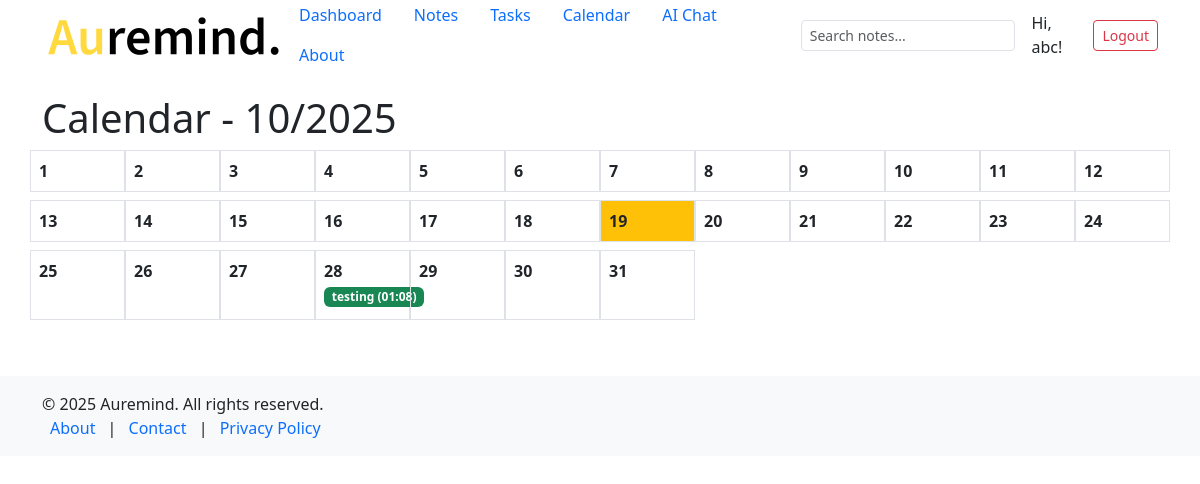
Page /calendar/ (signed in) on the earlier database version.
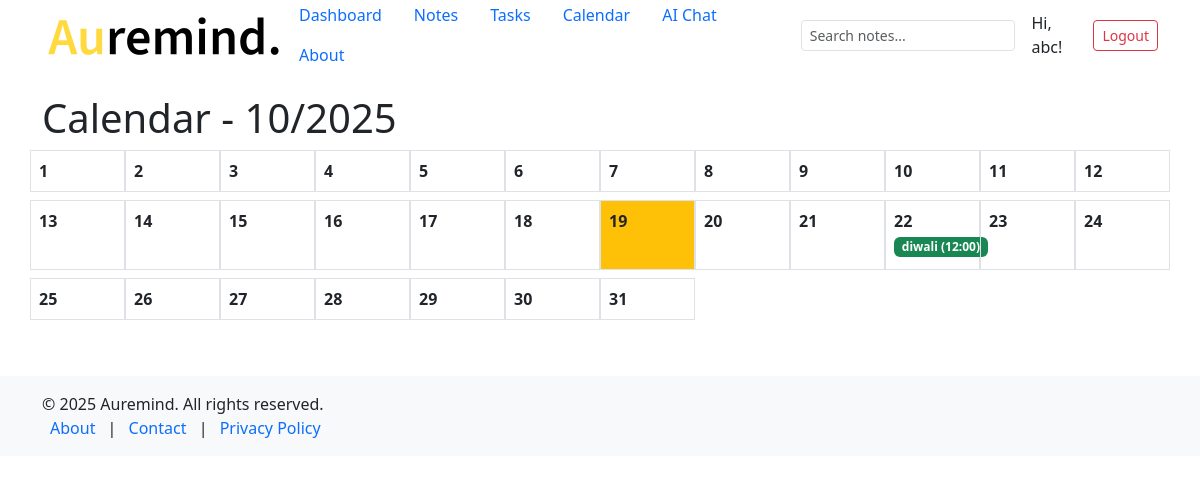
Same page on the later database version.
### notes/models.py (models this page shows, shortened)
class Task(models.Model):
    user = models.ForeignKey(User, on_delete=models.CASCADE)
    title = models.CharField(max_length=200)
    due_date = models.DateTimeField()
    created_at = models.DateTimeField(auto_now_add=True)

### notes/views.py (the view)
# urls.py: path('calendar/', views.calendar_view, name='calendar'),
@login_required
def calendar_view(request, year=None, month=None):
    today = date.today()
    year = int(year) if year else today.year
    month = int(month) if month else today.month
    tasks = Task.objects.filter(
        user=request.user,
        due_date__year=year,
        due_date__month=month
    ).order_by('due_date') # order_by also sorts by time
    calendar_tasks = {}
    for task in tasks:
        day = task.due_date.day
        if day not in calendar_tasks:
            calendar_tasks[day] = []
        calendar_tasks[day].append(task) # Add the whole task object
    total_days = monthrange(year, month)[1]
    context = {
        'year': year,
        'month': month,
        'calendar_tasks': calendar_tasks, # Pass the new task structure
        'total_days': total_days,
        'today_day': today.day if today.year == year and today.month == month else None,
    }
    return render(request, 'task/calendar.html', context)

### notes/templatetags/number_range.py (called while the page is built)
@register.filter
def to(value, arg):
    return range(value, arg + 1)

### notes/templates/task/calendar.html (shortened to what this page needs)
{% extends 'notes/base.html' %}
{% load static %}
{% load number_range %}
{% block content %}
<h1>Calendar - {{ month }}/{{ year }}</h1>
<div class="row">
  {% for day in 1|to:total_days %}
    <div class="col-1 border p-2 mb-2 {% if day == today_day %}bg-warning{% endif %}">
      <strong>{{ day }}</strong><br>
      {% for task_day, tasks in calendar_tasks.items %}
        {% if task_day == day %}
          {% for task in tasks %}
            <div class="badge bg-success mb-1">{{ task.title }} ({{ task.due_date|time:"H:i" }})</div>
          {% endfor %}
        {% endif %}
      {% endfor %}
      </div>
  {% endfor %}
</div>
{% endblock %}

Differences in the rows shown:
removed Task: title "testing", due_date "01:08"
added Task: title "diwali", due_date "12:00"
